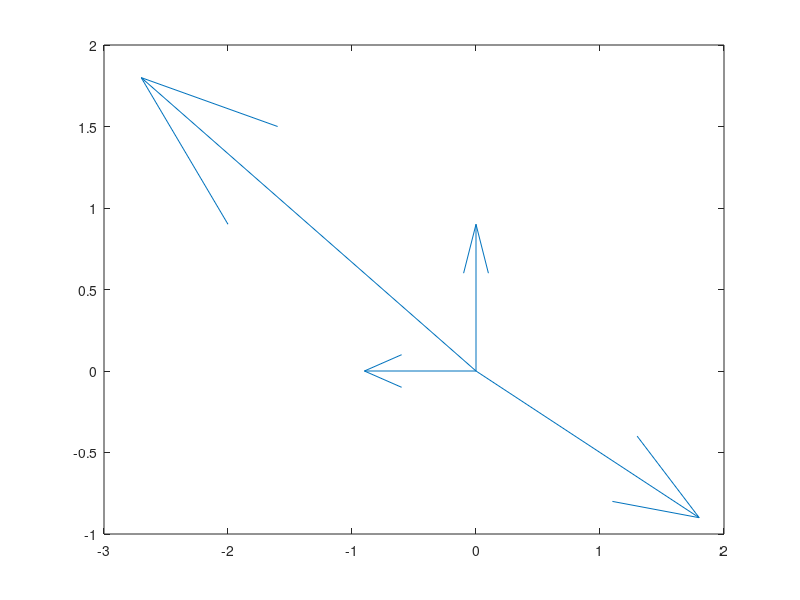

Recreate this plot in MATLAB.
X = zeros([1,4]);
Y = zeros([1,4]);

U = [1 0 2 -1];
V = [0 1 3 -2];

M = [0 -1; 1 0]

quiver(X,Y,U,V)

Z = [U;V]

Z = M*Z


quiver(X,Y, Z(1,:), Z(2,:))
